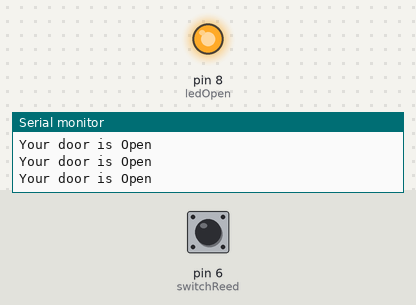
This sketch was run on a simulated Arduino Uno, built with avr-gcc and run on an emulated ATmega328P. Parts: output pins drawn as LEDs (lit = HIGH), the last lines printed to the serial monitor. Dashed ring = blinking. The test bench sets the inputs (shaded band); at power-on: pin 6 (switchReed) LOW.

Above: at 1.2 s.
1.3 s: pin 6 (switchReed) pulled HIGH for 0.15 s
At 1.4 s:
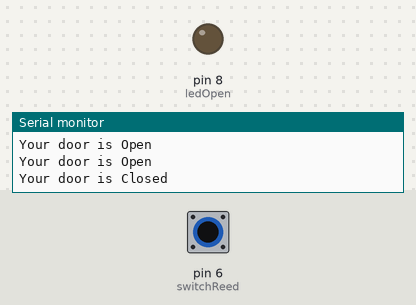
2.9 s: pin 6 (switchReed) pulled HIGH for 0.15 s
At 3.7 s:
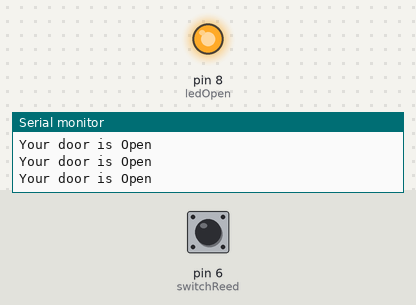
6.0 s: pin 6 (switchReed) pulled HIGH for 1 s
At 6.8 s:
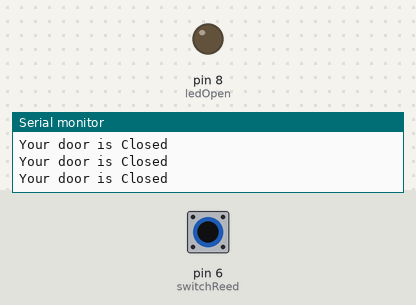
10.0 s: pin 6 (switchReed) pulsed HIGH 2 times (0.12 s each, 0.3 s apart)
At 10.21 s:
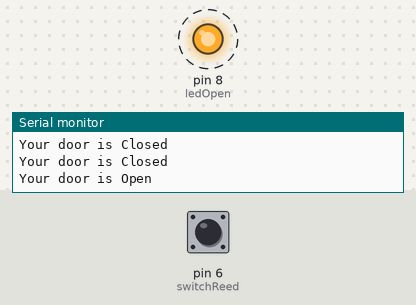
13.6 s: pin 6 (switchReed) driven HIGH
At 14.3 s:
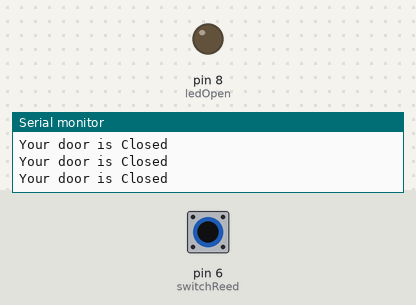
16.6 s: pin 6 (switchReed) driven LOW
At 17.5 s:
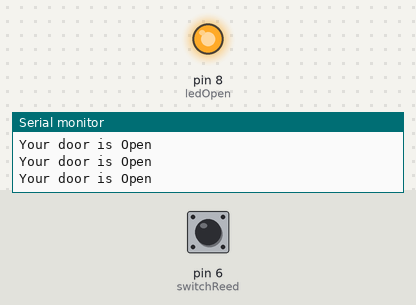
Timing chart, 0 to 19.1 s (numbered marks = the images above; inputs shaded):
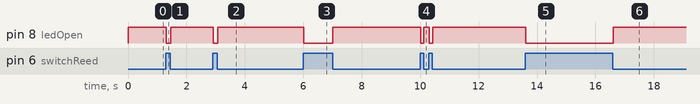

Measured:
- after the input at 1.3 s, pin 8 (ledOpen): HIGH → LOW at once, → HIGH 0.15 s later
- after the input at 2.9 s, pin 8 (ledOpen): HIGH → LOW at once, → HIGH 0.15 s later
- after the input at 6.0 s, pin 8 (ledOpen): HIGH → LOW at once, → HIGH 1.0 s later
- after the input at 10.0 s, pin 8 (ledOpen): alternates HIGH for 0.18 s and LOW for 0.12 s, 4 changes in all, then stays HIGH, starting at once
- after the input at 13.6 s, pin 8 (ledOpen): HIGH → LOW at once
- after the input at 16.6 s, pin 8 (ledOpen): LOW → HIGH at once

The sketch:

ReedSwitch_base.ino
```cpp
int ledOpen = 8;
int switchReed = 6;

void setup() {
  // put your setup code here, to run once:
  pinMode(ledOpen, OUTPUT);
  pinMode(switchReed, INPUT);
  Serial.begin(9600);
}

void loop() {
  // put your main code here, to run repeatedly:
  if(digitalRead(switchReed) == HIGH){
    digitalWrite(ledOpen, LOW);
    Serial.println("Your door is Closed");
  }
  else{
    digitalWrite(ledOpen, HIGH);
    Serial.println("Your door is Open");
  }
  delay(1);

}
```
